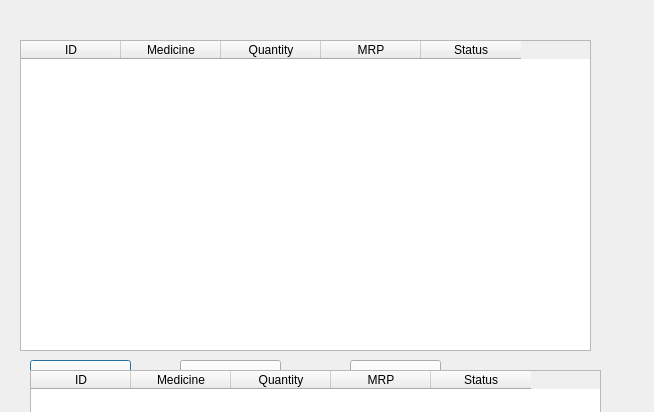
<?xml version="1.0" encoding="UTF-8"?>
<ui version="4.0">
 <class>placeOrder</class>
 <widget class="QDialog" name="placeOrder">
  <property name="geometry">
   <rect>
    <x>0</x>
    <y>0</y>
    <width>654</width>
    <height>412</height>
   </rect>
  </property>
  <property name="windowTitle">
   <string>Dialog</string>
  </property>
  <widget class="QTableWidget" name="tableWidget">
   <property name="geometry">
    <rect>
     <x>20</x>
     <y>40</y>
     <width>571</width>
     <height>311</height>
    </rect>
   </property>
   <property name="selectionMode">
    <enum>QAbstractItemView::SingleSelection</enum>
   </property>
   <property name="selectionBehavior">
    <enum>QAbstractItemView::SelectRows</enum>
   </property>
   <column>
    <property name="text">
     <string>ID</string>
    </property>
   </column>
   <column>
    <property name="text">
     <string>Medicine</string>
    </property>
   </column>
   <column>
    <property name="text">
     <string>Quantity</string>
    </property>
   </column>
   <column>
    <property name="text">
     <string>MRP</string>
    </property>
   </column>
   <column>
    <property name="text">
     <string>Status</string>
    </property>
   </column>
  </widget>
  <widget class="QPushButton" name="pushButton">
   <property name="geometry">
    <rect>
     <x>30</x>
     <y>360</y>
     <width>101</width>
     <height>41</height>
    </rect>
   </property>
   <property name="text">
    <string>ADD</string>
   </property>
  </widget>
  <widget class="QPushButton" name="pushButton_2">
   <property name="geometry">
    <rect>
     <x>180</x>
     <y>360</y>
     <width>101</width>
     <height>41</height>
    </rect>
   </property>
   <property name="text">
    <string> AddExistingMed</string>
   </property>
  </widget>
  <widget class="QPushButton" name="pushButton_3">
   <property name="geometry">
    <rect>
     <x>350</x>
     <y>360</y>
     <width>91</width>
     <height>41</height>
    </rect>
   </property>
   <property name="text">
    <string>OrderRecieved</string>
   </property>
  </widget>
  <widget class="QPushButton" name="pushButton_4">
   <property name="geometry">
    <rect>
     <x>360</x>
     <y>690</y>
     <width>91</width>
     <height>41</height>
    </rect>
   </property>
   <property name="text">
    <string>OrderRecieved</string>
   </property>
  </widget>
  <widget class="QTableWidget" name="tableWidget_2">
   <property name="geometry">
    <rect>
     <x>30</x>
     <y>370</y>
     <width>571</width>
     <height>311</height>
    </rect>
   </property>
   <property name="selectionMode">
    <enum>QAbstractItemView::SingleSelection</enum>
   </property>
   <property name="selectionBehavior">
    <enum>QAbstractItemView::SelectRows</enum>
   </property>
   <column>
    <property name="text">
     <string>ID</string>
    </property>
   </column>
   <column>
    <property name="text">
     <string>Medicine</string>
    </property>
   </column>
   <column>
    <property name="text">
     <string>Quantity</string>
    </property>
   </column>
   <column>
    <property name="text">
     <string>MRP</string>
    </property>
   </column>
   <column>
    <property name="text">
     <string>Status</string>
    </property>
   </column>
  </widget>
  <widget class="QPushButton" name="pushButton_5">
   <property name="geometry">
    <rect>
     <x>190</x>
     <y>690</y>
     <width>101</width>
     <height>41</height>
    </rect>
   </property>
   <property name="text">
    <string> AddExistingMed</string>
   </property>
  </widget>
  <widget class="QPushButton" name="pushButton_6">
   <property name="geometry">
    <rect>
     <x>40</x>
     <y>690</y>
     <width>101</width>
     <height>41</height>
    </rect>
   </property>
   <property name="text">
    <string>ADD</string>
   </property>
  </widget>
 </widget>
 <resources/>
 <connections/>
</ui>
